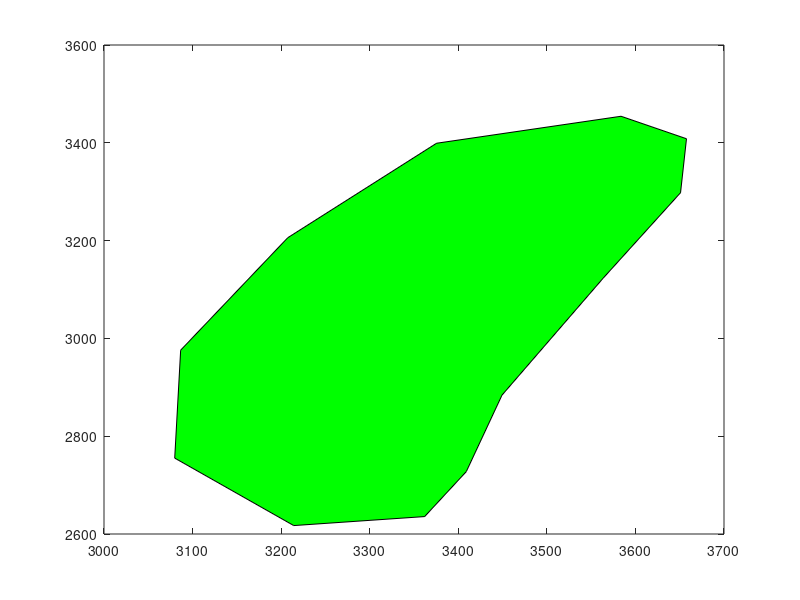

This chart was generated by the following MATLAB code:
%% Plot a background in the loop at end of t(1)

load lines % contains xLake yLake xMdl yMdl xIsl1 yIsl1 xIsl2 yIsl2 xRiv yRiv

plot(xMdl,yMdl,'m','linewidth',2);
plot(xRiv,yRiv,'c','linewidth',5);
fill(xLake,yLake,'b');
fill(xIsl1,yIsl1,'g');
fill(xIsl2,yIsl2,'g');
